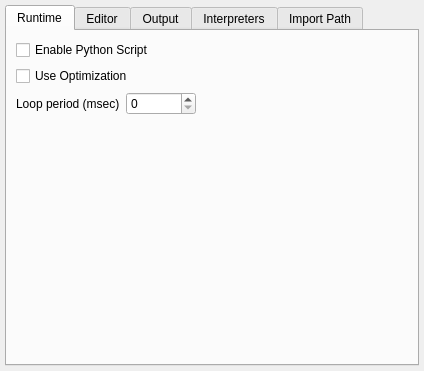
<?xml version="1.0" encoding="UTF-8"?>
<ui version="4.0">
 <class>mbServerWidgetSettingsScript</class>
 <widget class="QWidget" name="mbServerWidgetSettingsScript">
  <property name="geometry">
   <rect>
    <x>0</x>
    <y>0</y>
    <width>421</width>
    <height>371</height>
   </rect>
  </property>
  <property name="windowTitle">
   <string>Form</string>
  </property>
  <layout class="QVBoxLayout" name="verticalLayout">
   <property name="spacing">
    <number>2</number>
   </property>
   <property name="leftMargin">
    <number>5</number>
   </property>
   <property name="topMargin">
    <number>5</number>
   </property>
   <property name="rightMargin">
    <number>5</number>
   </property>
   <property name="bottomMargin">
    <number>5</number>
   </property>
   <item>
    <widget class="QTabWidget" name="tabWidget">
     <property name="currentIndex">
      <number>0</number>
     </property>
     <widget class="QWidget" name="tabRuntime">
      <attribute name="title">
       <string>Runtime</string>
      </attribute>
      <layout class="QVBoxLayout" name="verticalLayout_5">
       <item>
        <widget class="QCheckBox" name="chbScriptEnable">
         <property name="text">
          <string>Enable Python Script</string>
         </property>
        </widget>
       </item>
       <item>
        <widget class="QCheckBox" name="chbScriptUseOptimization">
         <property name="text">
          <string>Use Optimization</string>
         </property>
        </widget>
       </item>
       <item>
        <layout class="QHBoxLayout" name="horizontalLayout_6">
         <item>
          <widget class="QLabel" name="label_5">
           <property name="text">
            <string>Loop period (msec)</string>
           </property>
          </widget>
         </item>
         <item>
          <widget class="QSpinBox" name="spLoopPeriod">
           <property name="minimumSize">
            <size>
             <width>70</width>
             <height>0</height>
            </size>
           </property>
          </widget>
         </item>
         <item>
          <spacer name="horizontalSpacer_3">
           <property name="orientation">
            <enum>Qt::Horizontal</enum>
           </property>
           <property name="sizeHint" stdset="0">
            <size>
             <width>40</width>
             <height>20</height>
            </size>
           </property>
          </spacer>
         </item>
        </layout>
       </item>
       <item>
        <spacer name="verticalSpacer_2">
         <property name="orientation">
          <enum>Qt::Vertical</enum>
         </property>
         <property name="sizeHint" stdset="0">
          <size>
           <width>20</width>
           <height>40</height>
          </size>
         </property>
        </spacer>
       </item>
      </layout>
     </widget>
     <widget class="QWidget" name="tabEditor">
      <attribute name="title">
       <string>Editor</string>
      </attribute>
      <layout class="QVBoxLayout" name="verticalLayout_4">
       <property name="spacing">
        <number>3</number>
       </property>
       <property name="leftMargin">
        <number>3</number>
       </property>
       <property name="topMargin">
        <number>3</number>
       </property>
       <property name="rightMargin">
        <number>3</number>
       </property>
       <property name="bottomMargin">
        <number>3</number>
       </property>
       <item>
        <widget class="QTabWidget" name="tabWidget_2">
         <property name="currentIndex">
          <number>0</number>
         </property>
         <widget class="QWidget" name="tab">
          <attribute name="title">
           <string>General</string>
          </attribute>
          <layout class="QVBoxLayout" name="verticalLayout_7">
           <item>
            <widget class="QCheckBox" name="chbGenerateComment">
             <property name="text">
              <string>Generate usage example in comments</string>
             </property>
            </widget>
           </item>
           <item>
            <widget class="QCheckBox" name="chbWordWrap">
             <property name="text">
              <string>Word Wrap</string>
             </property>
            </widget>
           </item>
           <item>
            <widget class="QCheckBox" name="chbUseLineNumbers">
             <property name="text">
              <string>Line Numbers</string>
             </property>
            </widget>
           </item>
           <item>
            <layout class="QHBoxLayout" name="horizontalLayout_5">
             <item>
              <widget class="QLabel" name="label_4">
               <property name="text">
                <string>Tab Spaces</string>
               </property>
              </widget>
             </item>
             <item>
              <widget class="QSpinBox" name="spTabSpaces">
               <property name="minimumSize">
                <size>
                 <width>50</width>
                 <height>0</height>
                </size>
               </property>
              </widget>
             </item>
             <item>
              <spacer name="horizontalSpacer_2">
               <property name="orientation">
                <enum>Qt::Horizontal</enum>
               </property>
               <property name="sizeHint" stdset="0">
                <size>
                 <width>40</width>
                 <height>20</height>
                </size>
               </property>
              </spacer>
             </item>
            </layout>
           </item>
           <item>
            <spacer name="verticalSpacer_3">
             <property name="orientation">
              <enum>Qt::Vertical</enum>
             </property>
             <property name="sizeHint" stdset="0">
              <size>
               <width>20</width>
               <height>145</height>
              </size>
             </property>
            </spacer>
           </item>
          </layout>
         </widget>
         <widget class="QWidget" name="tab_2">
          <attribute name="title">
           <string>Font&amp;&amp;Colors</string>
          </attribute>
          <layout class="QVBoxLayout" name="verticalLayout_6">
           <item>
            <layout class="QFormLayout" name="formLayout_2">
             <item row="0" column="0">
              <widget class="QLabel" name="label_3">
               <property name="text">
                <string>Font:</string>
               </property>
              </widget>
             </item>
             <item row="0" column="1">
              <layout class="QHBoxLayout" name="horizontalLayout_4" stretch="1,0,0">
               <item>
                <widget class="QFontComboBox" name="cmbFontFamily"/>
               </item>
               <item>
                <widget class="QSpinBox" name="spFontSize">
                 <property name="sizePolicy">
                  <sizepolicy hsizetype="Fixed" vsizetype="Fixed">
                   <horstretch>0</horstretch>
                   <verstretch>0</verstretch>
                  </sizepolicy>
                 </property>
                 <property name="minimumSize">
                  <size>
                   <width>55</width>
                   <height>0</height>
                  </size>
                 </property>
                </widget>
               </item>
               <item>
                <widget class="QPushButton" name="btnFont">
                 <property name="sizePolicy">
                  <sizepolicy hsizetype="Minimum" vsizetype="Fixed">
                   <horstretch>0</horstretch>
                   <verstretch>0</verstretch>
                  </sizepolicy>
                 </property>
                 <property name="maximumSize">
                  <size>
                   <width>40</width>
                   <height>16777215</height>
                  </size>
                 </property>
                 <property name="text">
                  <string>...</string>
                 </property>
                </widget>
               </item>
              </layout>
             </item>
             <item row="1" column="0">
              <widget class="QLabel" name="label">
               <property name="text">
                <string>Colors:</string>
               </property>
              </widget>
             </item>
             <item row="1" column="1">
              <layout class="QHBoxLayout" name="horizontalLayout_3">
               <item>
                <spacer name="horizontalSpacer">
                 <property name="orientation">
                  <enum>Qt::Horizontal</enum>
                 </property>
                 <property name="sizeHint" stdset="0">
                  <size>
                   <width>40</width>
                   <height>20</height>
                  </size>
                 </property>
                </spacer>
               </item>
               <item>
                <widget class="QToolButton" name="btnDefaultEditorColors">
                 <property name="toolTip">
                  <string>Set Default Colors</string>
                 </property>
                 <property name="text">
                  <string>...</string>
                 </property>
                 <property name="icon">
                  <iconset resource="../../../../core/gui/core_rsc.qrc">
                   <normaloff>:/core/icons/resetproperty.png</normaloff>:/core/icons/resetproperty.png</iconset>
                 </property>
                </widget>
               </item>
              </layout>
             </item>
            </layout>
           </item>
           <item>
            <widget class="QTableView" name="viewEditorColorFormats">
             <attribute name="horizontalHeaderStretchLastSection">
              <bool>true</bool>
             </attribute>
            </widget>
           </item>
          </layout>
         </widget>
        </widget>
       </item>
      </layout>
     </widget>
     <widget class="QWidget" name="tabOutput">
      <attribute name="title">
       <string>Output</string>
      </attribute>
      <layout class="QVBoxLayout" name="verticalLayout_8">
       <item>
        <layout class="QHBoxLayout" name="horizontalLayout_7">
         <item>
          <widget class="QLabel" name="label_6">
           <property name="text">
            <string>Font:</string>
           </property>
          </widget>
         </item>
         <item>
          <widget class="QFontComboBox" name="cmbOutputFontFamily"/>
         </item>
         <item>
          <widget class="QSpinBox" name="spOutputFontSize">
           <property name="sizePolicy">
            <sizepolicy hsizetype="Fixed" vsizetype="Fixed">
             <horstretch>0</horstretch>
             <verstretch>0</verstretch>
            </sizepolicy>
           </property>
           <property name="minimumSize">
            <size>
             <width>55</width>
             <height>0</height>
            </size>
           </property>
          </widget>
         </item>
         <item>
          <widget class="QPushButton" name="btnOutputFont">
           <property name="sizePolicy">
            <sizepolicy hsizetype="Minimum" vsizetype="Fixed">
             <horstretch>0</horstretch>
             <verstretch>0</verstretch>
            </sizepolicy>
           </property>
           <property name="maximumSize">
            <size>
             <width>40</width>
             <height>16777215</height>
            </size>
           </property>
           <property name="text">
            <string>...</string>
           </property>
          </widget>
         </item>
        </layout>
       </item>
       <item>
        <spacer name="verticalSpacer_4">
         <property name="orientation">
          <enum>Qt::Vertical</enum>
         </property>
         <property name="sizeHint" stdset="0">
          <size>
           <width>20</width>
           <height>277</height>
          </size>
         </property>
        </spacer>
       </item>
      </layout>
     </widget>
     <widget class="QWidget" name="tabInterpreters">
      <attribute name="title">
       <string>Interpreters</string>
      </attribute>
      <layout class="QVBoxLayout" name="verticalLayout_3">
       <item>
        <layout class="QHBoxLayout" name="horizontalLayout_2">
         <item>
          <widget class="QTreeView" name="viewInterpreters"/>
         </item>
         <item>
          <layout class="QVBoxLayout" name="verticalLayout_2">
           <item>
            <widget class="QPushButton" name="btnPyAdd">
             <property name="text">
              <string>Add</string>
             </property>
            </widget>
           </item>
           <item>
            <widget class="QPushButton" name="btnPyRemove">
             <property name="text">
              <string>Remove</string>
             </property>
            </widget>
           </item>
           <item>
            <widget class="QPushButton" name="btnPyMakeDefault">
             <property name="text">
              <string>Make Default</string>
             </property>
            </widget>
           </item>
           <item>
            <widget class="QPushButton" name="btnPyClear">
             <property name="text">
              <string>Clear</string>
             </property>
            </widget>
           </item>
           <item>
            <spacer name="verticalSpacer">
             <property name="orientation">
              <enum>Qt::Vertical</enum>
             </property>
             <property name="sizeHint" stdset="0">
              <size>
               <width>20</width>
               <height>40</height>
              </size>
             </property>
            </spacer>
           </item>
          </layout>
         </item>
        </layout>
       </item>
       <item>
        <layout class="QFormLayout" name="formLayout">
         <item row="0" column="0">
          <widget class="QLabel" name="label_2">
           <property name="text">
            <string>Executable</string>
           </property>
          </widget>
         </item>
         <item row="0" column="1">
          <layout class="QHBoxLayout" name="horizontalLayout">
           <item>
            <widget class="QLineEdit" name="lnExecPath"/>
           </item>
           <item>
            <widget class="QPushButton" name="btnPySet">
             <property name="text">
              <string>Set</string>
             </property>
            </widget>
           </item>
           <item>
            <widget class="QPushButton" name="btnPyBrowse">
             <property name="text">
              <string>Browse...</string>
             </property>
            </widget>
           </item>
          </layout>
         </item>
        </layout>
       </item>
      </layout>
     </widget>
     <widget class="QWidget" name="tabImportPath">
      <attribute name="title">
       <string>Import Path</string>
      </attribute>
      <layout class="QHBoxLayout" name="horizontalLayout_8">
       <item>
        <widget class="QListView" name="viewImportPath"/>
       </item>
       <item>
        <layout class="QVBoxLayout" name="verticalLayout_9">
         <item>
          <widget class="QPushButton" name="btnImportAdd">
           <property name="text">
            <string>Add</string>
           </property>
          </widget>
         </item>
         <item>
          <widget class="QPushButton" name="btnImportBrowse">
           <property name="text">
            <string>Browse ...</string>
           </property>
          </widget>
         </item>
         <item>
          <widget class="QPushButton" name="btnImportRemove">
           <property name="text">
            <string>Remove</string>
           </property>
          </widget>
         </item>
         <item>
          <widget class="QPushButton" name="btnImportClear">
           <property name="text">
            <string>Clear</string>
           </property>
          </widget>
         </item>
         <item>
          <widget class="QPushButton" name="btnImportUp">
           <property name="text">
            <string>Up</string>
           </property>
          </widget>
         </item>
         <item>
          <widget class="QPushButton" name="btnImportDown">
           <property name="text">
            <string>Down</string>
           </property>
          </widget>
         </item>
         <item>
          <spacer name="verticalSpacer_5">
           <property name="orientation">
            <enum>Qt::Vertical</enum>
           </property>
           <property name="sizeHint" stdset="0">
            <size>
             <width>20</width>
             <height>40</height>
            </size>
           </property>
          </spacer>
         </item>
        </layout>
       </item>
      </layout>
     </widget>
    </widget>
   </item>
  </layout>
 </widget>
 <resources>
  <include location="../../../../core/gui/core_rsc.qrc"/>
 </resources>
 <connections/>
</ui>
